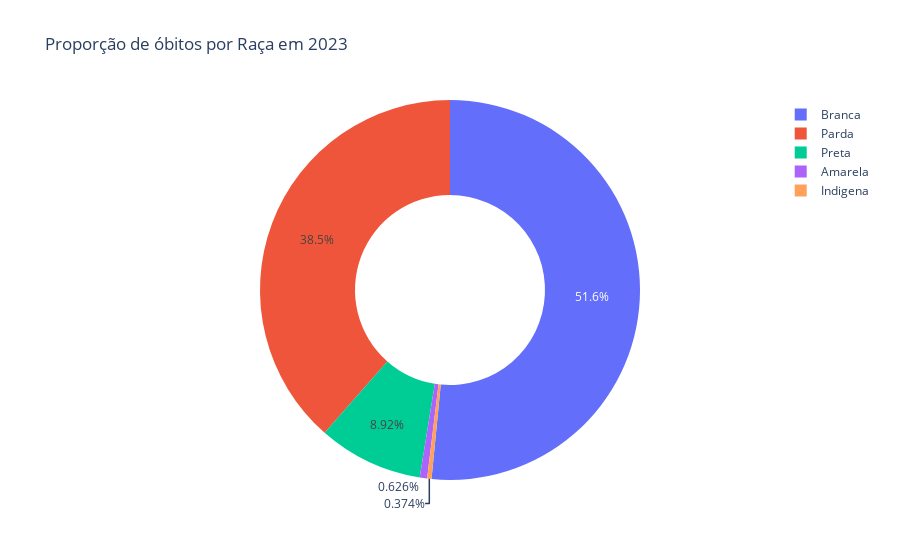

The notebook cell saved with this chart:
### Markdown cell above
### Proporção de óbitos registrados por raça

### Code cell
contagem = df_final['raca'].value_counts().reset_index()
contagem = contagem[contagem['raca'] != 'Ignorado']
contagem.columns = ['raca', 'quantidade']

fig = px.pie(contagem, 
             names = 'raca',
             values='quantidade',
             title='Proporção de óbitos por Raça em 2023',
             hole=0.5)

fig.show()

### Figure 1 — Plotly figure (JSON) as saved in the notebook; plotly's stock layout.template omitted (floating-point values rounded to 4 significant figures)
{"data": [{"domain": {"x": [0, 1], "y": [0, 1]}, "hole": 0.5, "hovertemplate": "raca=%{label}<br>quantidade=%{value}<extra></extra>", "labels": ["Branca", "Parda", "Preta", "Amarela", "Indigena"], "legendgroup": "", "name": "", "showlegend": true, "type": "pie", "values": [718836, 537284, 124376, 8735, 5210]}], "layout": {"legend": {"tracegroupgap": 0}, "title": {"text": "Proporção de óbitos por Raça em 2023"}}}
